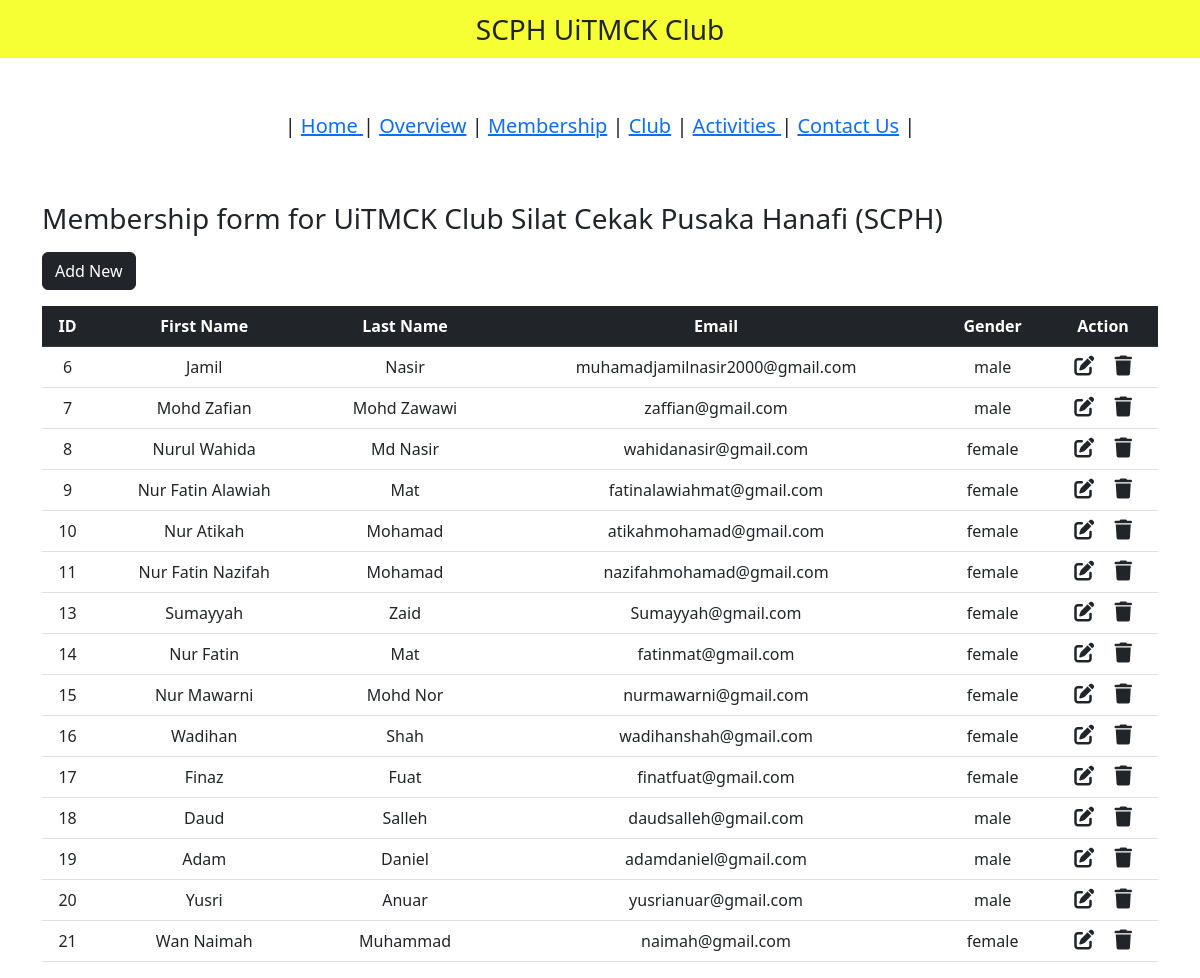
/membership.php, run on the app's committed database.
### tables this page shows
CREATE TABLE `members` (
  `id` int NOT NULL,
  `first_name` varchar(150) NOT NULL,
  `last_name` varchar(150) NOT NULL,
  `email` varchar(150) NOT NULL,
  `gender` varchar(50) NOT NULL,
  `username` varchar(150) NOT NULL,
  `password` varchar(150) NOT NULL
);

### membership.php (the view, shortened to what this page needs)
<?php
include "db_conn.php";
?>
<!DOCTYPE html>
<html lang="en">
<head>
  <link href="https://cdn.jsdelivr.net/npm/bootstrap@5.2.3/dist/css/bootstrap.min.css" rel="stylesheet">
  <link rel="stylesheet" href="https://cdnjs.cloudflare.com/ajax/libs/font-awesome/6.4.0/css/all.min.css" />
</head>
<body>
  <nav class="navbar navbar-light justify-content-center fs-3 mb-5" style="background-color: #F6FF33;">
    SCPH UiTMCK Club
  </nav>
   <nav class="navbar navbar-light justify-content-center fs-3 mb-5" style="background-color: #00fffff;">
<h5>| <a href="index.php">Home </a>| <a href="home.php">Overview</a> | <a href="membership.php">Membership</a> | <a href="club.php">Club</a> | <a href="activity.php">Activities </a> | <a href="contact.php">Contact Us</a> | </h5></p>
</nav>
  <div class="container">
	<p align="center"><h3>Membership form for UiTMCK Club Silat Cekak Pusaka Hanafi (SCPH)</h3></p>
    <a href="add-new.php" class="btn btn-dark mb-3">Add New</a>
    <table class="table table-hover text-center">
      <thead class="table-dark">
        <tr>
          <th scope="col">ID</th>
          <th scope="col">First Name</th>
          <th scope="col">Last Name</th>
          <th scope="col">Email</th>
          <th scope="col">Gender</th>
          <th scope="col">Action</th>
        </tr>
      </thead>
      <tbody>
        <?php
        $sql = "SELECT * FROM `members`";
        $result = mysqli_query($conn, $sql);
        while ($row = mysqli_fetch_assoc($result)) {
        ?>
          <tr>
            <td><?php echo $row["id"] ?></td>
            <td><?php echo $row["first_name"] ?></td>
            <td><?php echo $row["last_name"] ?></td>
            <td><?php echo $row["email"] ?></td>
            <td><?php echo $row["gender"] ?></td>
            <td>
              <a href="edit_membership.php?id=<?php echo $row["id"] ?>" class="link-dark"><i class="fa-solid fa-pen-to-square fs-5 me-3"></i></a>
              <a href="delete_membership.php?id=<?php echo $row["id"] ?>" class="link-dark"><i class="fa-solid fa-trash fs-5"></i></a>
            </td>
          </tr>
        <?php
        }
        ?>
      </tbody>
    </table>
  </div>
</body>
</html>

### data on the page
members: id "6", first_name "Jamil", last_name "Nasir", email "muhamadjamilnasir2000@gmail.com", gender "male"
members: id "7", first_name "Mohd Zafian", last_name "Mohd Zawawi", email "zaffian@gmail.com", gender "male"
members: id "8", first_name "Nurul Wahida", last_name "Md Nasir", email "wahidanasir@gmail.com", gender "female"
members: id "9", first_name "Nur Fatin Alawiah", last_name "Mat", email "fatinalawiahmat@gmail.com", gender "female"
members: id "10", first_name "Nur Atikah", last_name "Mohamad", email "atikahmohamad@gmail.com", gender "female"
members: id "11", first_name "Nur Fatin Nazifah", last_name "Mohamad", email "nazifahmohamad@gmail.com", gender "female"
members: id "13", first_name "Sumayyah", last_name "Zaid", email "Sumayyah@gmail.com", gender "female"
members: id "14", first_name "Nur Fatin", last_name "Mat", email "fatinmat@gmail.com", gender "female"
members: id "15", first_name "Nur Mawarni", last_name "Mohd Nor", email "nurmawarni@gmail.com", gender "female"
members: id "16", first_name "Wadihan", last_name "Shah", email "wadihanshah@gmail.com", gender "female"
members: id "17", first_name "Finaz", last_name "Fuat", email "finatfuat@gmail.com", gender "female"
members: id "18", first_name "Daud", last_name "Salleh", email "daudsalleh@gmail.com", gender "male"
members: id "19", first_name "Adam", last_name "Daniel", email "adamdaniel@gmail.com", gender "male"
members: id "20", first_name "Yusri", last_name "Anuar", email "yusrianuar@gmail.com", gender "male"
members: id "21", first_name "Wan Naimah", last_name "Muhammad", email "naimah@gmail.com", gender "female"
